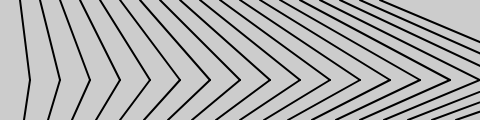
Frame 1 (no input)
Frame 60 (no input): identical to frame 1, image omitted
Frame 120 (the mouse pressed at the canvas centre since frame 60): identical to frame 1, image omitted

The p5.js sketch that drew this single still picture (run headless with seeded random() and noise() and a simulated clock; from frame 60 on, the mouse is pressed at the canvas centre):

// p5.js sketch
// ── sketch.js
function setup() {
  createCanvas(480, 120);
  strokeWeight(2);
}

function draw() {
  background(204);
  for (let i = 20; i < 400; i += 20) {
    line(i, 0, i + i/2, 80);
    line(i + i/2, 80, i*1.2, 120);
  }
}

// https://editor.p5js.org/jht1493/sketches/o_7ocEFZ8
// Ex_04_09 Kinking the Lines

// https://github.com/lmccart/gswp5.js-code/blob/master/04_Variables/Ex_04_09.js
